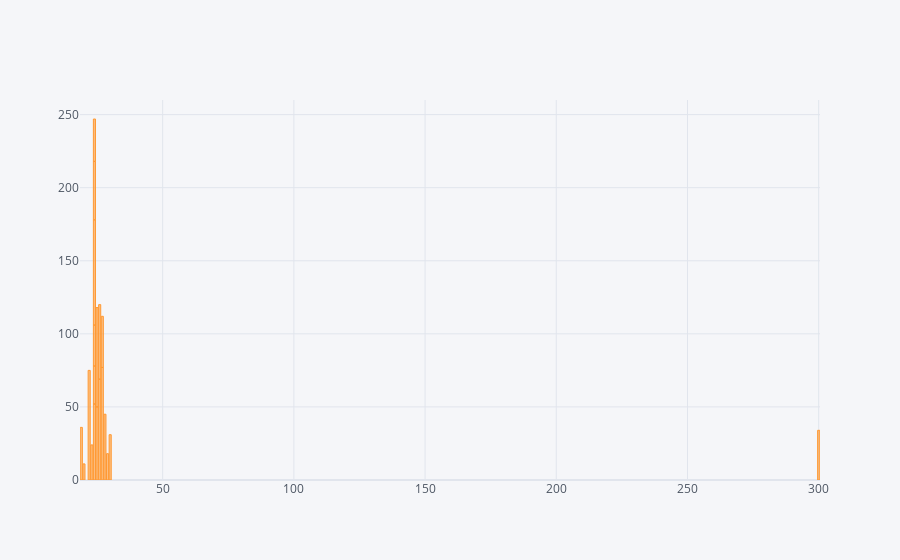

Source (notebook cell):
### Code cell
data.iplot(kind='bar',x='Age',y='SalesinRs')

### Figure 1 — Plotly figure (JSON) as saved in the notebook; plotly's stock layout.template omitted (floating-point values rounded to 4 significant figures)
{"data": [{"marker": {"color": "rgba(255, 153, 51, 0.6)", "line": {"color": "rgba(255, 153, 51, 1.0)", "width": 1}}, "name": "SalesinRs", "orientation": "v", "text": "", "type": "bar", "x": [25, 22, 20, 27, 28, 24, 24, 23, 24, 30, 19, 24, 26, 26, 300, 24, 29, 27, 24, 25], "y": [50, 75, 11, 77, 45, 52, 26, 24, 28, 31, 36, 72, 69, 51, 34, 40, 18, 35, 29, 68]}], "layout": {"legend": {"bgcolor": "#F5F6F9", "font": {"color": "#4D5663"}}, "paper_bgcolor": "#F5F6F9", "plot_bgcolor": "#F5F6F9", "title": {"font": {"color": "#4D5663"}}, "xaxis": {"gridcolor": "#E1E5ED", "showgrid": true, "tickfont": {"color": "#4D5663"}, "title": {"font": {"color": "#4D5663"}, "text": ""}, "zerolinecolor": "#E1E5ED"}, "yaxis": {"gridcolor": "#E1E5ED", "showgrid": true, "tickfont": {"color": "#4D5663"}, "title": {"font": {"color": "#4D5663"}, "text": ""}, "zerolinecolor": "#E1E5ED"}}}
